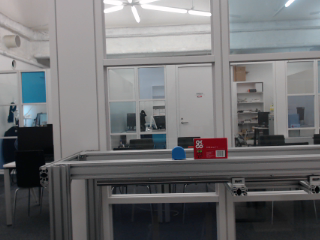
//> input picture sample_opencv7/img_211208_3.bmp, 320 x 240 px
$ ./sample_main   (built with g++ and OpenCV 4)
//> lines starting //> are read from the running program, lines starting //| are printed output that depends on the picture; after the words box and inside, x2 and y2 are one past the last pixel; in counts of white or black regions, pixels touching at a corner belong together
#include <stdio.h>
#include <opencv2/core.hpp>
#include <opencv2/highgui/highgui.hpp>
#include <opencv2/imgcodecs/imgcodecs.hpp>
#include <opencv2/imgproc/imgproc.hpp>

int main(void)
{
    cv::Mat img;
    cv::Mat gry_img, dst_img;
    int height, width;
    int msk_th_min = 125, msk_th_max = 150;
    int xL, yL;
    int xL_max = 0, xL_min, yL_max = 0, yL_min;

    img = cv::imread("img_211208_3.bmp", 1);
//> img is the input picture: 240 rows x 320 cols, CV_8UC3; mean B, G, R 113.6, 111.9, 111.5
    height = img.rows;
//> height = 240
    width = img.cols;
//> width = 320
    cv::imshow("img_org", img);

    cv::cvtColor(img, gry_img, cv::COLOR_BGR2GRAY);
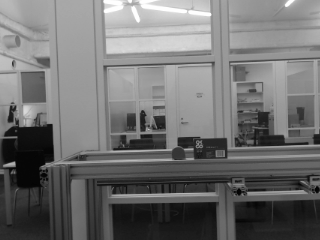
//> gry_img: 240 rows x 320 cols, CV_8UC1; min 4, max 255, mean 112
    cv::inRange(gry_img, msk_th_min, msk_th_max, dst_img);
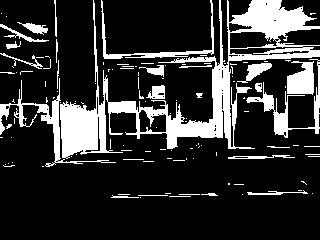
//> dst_img: 240 rows x 320 cols, CV_8UC1; 19.3% white; 120 white regions (93 under 20 px), largest, box (x1, y1, x2, y2) and area: (60, 0, 320, 159) 9086, (0, 78, 116, 167) 1104, (246, 59, 320, 138) 958
    cv::imshow("dst_img0", dst_img);
    cv::erode(dst_img, dst_img, cv::Mat(), cv::Point(-1, -1), 2);
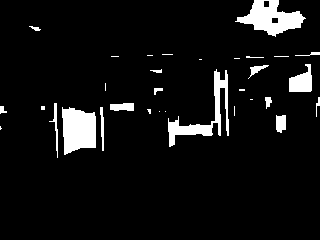
//> dst_img: 240 rows x 320 cols, CV_8UC1; 6.8% white; 32 white regions (15 under 20 px)

    cv::imshow("dst_img1", dst_img);
    std::vector<std::vector<cv::Point>> contours;
    cv::findContours(dst_img, contours, cv::RETR_EXTERNAL, cv::CHAIN_APPROX_NONE);
//> contours = 32 contours, 20 with area under 20; largest, box (x1, y1, x2, y2) and area: (235, 0, 306, 37) 1282, (62, 107, 96, 155) 1221, (168, 69, 229, 147) 905, (289, 64, 312, 92) 382, (110, 103, 134, 111) 137
    std::vector<std::vector<cv::Point>> contours_subset;
    for (int i = 0; i < contours.size(); i++) {
        double area = contourArea(contours.at(i));
        if (area > 1000 && area < 1500) {
            contours_subset.push_back(contours.at(i));
        }
    }
//> this loop made 32 passes
//> area on passes 2, 6, 7, 10, 11, 12, 15, 17, 19, 21, 22, 32: 131.5, 70.5, 1221, 22, 137, 71, 39, 22, 905, 69, 381.5, 1282.5

    dst_img = cv::Mat::zeros(dst_img.rows, dst_img.cols, CV_8UC1);
    drawContours(dst_img, contours_subset, 0, cv::Scalar(255), -1);
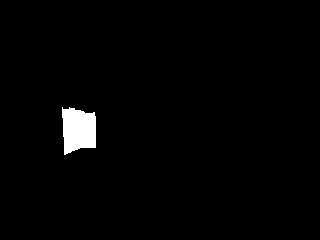
//> dst_img: 240 rows x 320 cols, CV_8UC1; 1.7% white; 1 white region, box (x1, y1, x2, y2) and area: (62, 107, 96, 155) 1296

    xL_min = width;
//> xL_min = 320
    yL_min = height;
//> yL_min = 240
    for (yL = 0; yL < height; yL++) {
        for (xL = 0; xL < width; xL++) {
            if (dst_img.at<uchar>(yL, xL) == 255) {
                if (xL > xL_max) {
                    xL_max = xL;
                }
                if (yL > yL_max) {
                    yL_max = yL;
                }

                if (xL < xL_min) {
                    xL_min = xL;
                }
                if (yL < yL_min) {
                    yL_min = yL;
                }
            }
        }
    }
//> after the loop, xL_max = 95; yL_max = 154; xL_min = 62; yL_min = 107

    rectangle(img, cv::Point(xL_min, yL_min), cv::Point(xL_max, yL_max), cv::Scalar(0, 255, 0), 1, 8);
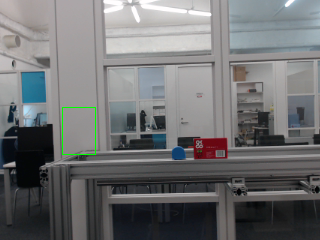
//> img: 240 rows x 320 cols, CV_8UC3; 0.21% of pixels changed, all inside (x1, y1, x2, y2) = (62, 107, 96, 155)
    circle(img, cv::Point(xL_min, yL_min), 1, cv::Scalar(0, 0, 255), -1);
//> img: 240 rows x 320 cols, CV_8UC3; 5 pixels changed, all inside (x1, y1, x2, y2) = (61, 106, 64, 109)
    circle(img, cv::Point(xL_min, yL_min), 8, cv::Scalar(0, 0, 255));
//> img: 240 rows x 320 cols, CV_8UC3; mean B, G, R 113.2, 112, 111.3

    cv::imshow("img", img);
    cv::imshow("gry_img", gry_img);
    cv::imshow("dst_img2", dst_img);

    cv::waitKey(0);

    return 0;
//> (the program exits here)
